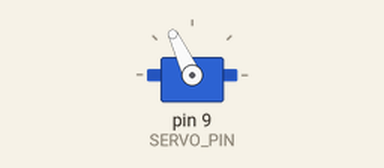
This sketch was run on a simulated Arduino Uno, built with avr-gcc and run on an emulated ATmega328P. On the bench: servo.

Above: at 0.05 s.
At 2.5 s:
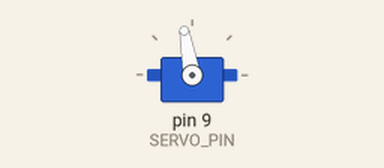
Timing chart, 0 to 16.3 s (numbered marks = the images above):
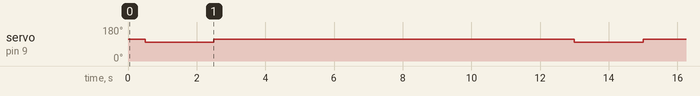

The sketch:

hand_servo_open_close_loop.ino
```cpp
#include <Servo.h>

Servo myServo;

const int SERVO_PIN = 9;
const int CLOSED_ANGLE = 115;
const int OPEN_ANGLE = 100;

void setup() {
  myServo.attach(SERVO_PIN);
}

void loop() {
  // Start at closed position
  myServo.write(CLOSED_ANGLE);
  delay(500);

  // Open once
  myServo.write(OPEN_ANGLE);
  delay(2000);  // Stay open for 2 seconds

  // Close once
  myServo.write(CLOSED_ANGLE);
  delay(10000);
}
```

Measured:
- by itself, servo on pin 9 (SERVO_PIN): alternates 115° for 10.5 s and 100° for 2.0 s
